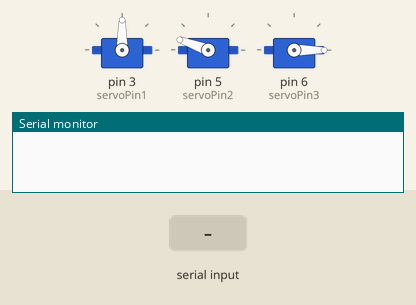
Simulated run of this sketch. Board: Arduino Uno, built with avr-gcc and run on an emulated ATmega328P. On the bench: 3 × servo, the last lines printed to the serial monitor. The inputs (shaded band) are chosen by the test bench.

Above: at 1.2 s.
1.3 s: "30 150\n" received over Serial
At 1.84 s:
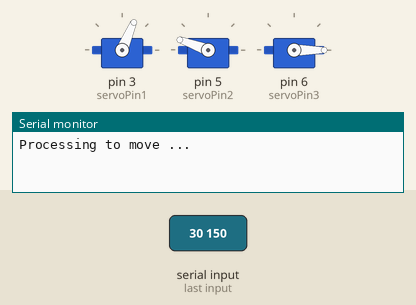
At 3.7 s:
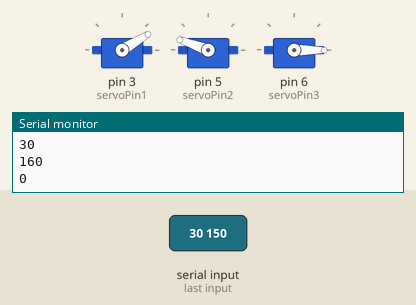
4.0 s: byte 32 (' ') received over Serial
At 9.9 s:
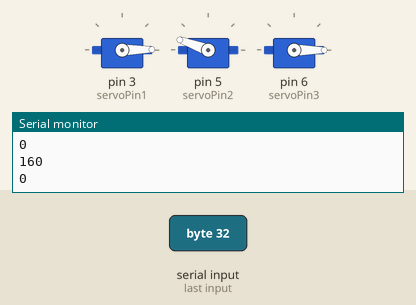
Timing chart, 0 to 15.1 s (numbered marks = the images above; inputs shaded):
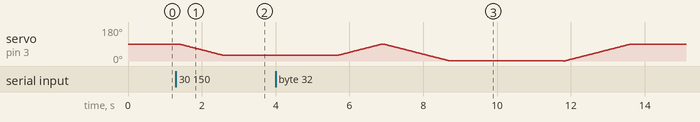

The sketch:

servoTest.ino
```cpp
#include <Servo.h>

#define servoA_init 90
#define servoB_init 160
#define servoC_init 0
#define LEFT 0
#define RIGHT 1

int i = 0, j = 0, k = 0;
int mtA = 90, mtB = 160, mtC = 0;
int minA = 0, maxA = 180;
int maxB = 80, maxC = 80;

int servoPin1 = 3;
int servoPin2 = 5;
int servoPin3 = 6;

Servo servo1;
Servo servo2;
Servo servo3;

void readSerial();

void setup() {
  // put your setup code here, to run once:
  Serial.begin(9600);
//  pinMode(stop_btn, INPUT);
//  pinMode(init_btn, INPUT);
  servo1.attach(servoPin1);
  servo2.attach(servoPin2);
  servo3.attach(servoPin3);
  servo1.write(servoA_init);
  servo2.write(servoB_init);
  servo3.write(servoC_init);
}

void loop() {
  // put your main code here, to run repeatedly:
  int rotateDistance_A, turn = -1;
  readSerial();
  if(i <= 90)
  {
    turn = RIGHT;
    rotateDistance_A = i;
  }
  else
  {
    turn = LEFT;
    rotateDistance_A = i;
  }
//  Serial.println(i);
//  Serial.println(j);
//  Serial.println(k);
//  Serial.println("START");
  Serial.println("Processing to move ...");
  if(turn == RIGHT)
  {
    for(mtA = 90, mtB = 160, mtC = 0;
        mtA > rotateDistance_A | mtB > (160 - j) | mtC < k;
        mtA--, mtB--, mtC++)
    {
      if(mtA > rotateDistance_A && mtA > minA)
        servo1.write(mtA);
      if(mtB > (160-j) && mtB > maxB)
        servo2.write(mtB);
      if(mtC < k && mtC < maxC)
        servo3.write(mtC);
      delay(20);
    }
    Serial.println("******Current Data******");
    Serial.println(mtA);
    Serial.println(mtB);
    Serial.println(mtC);
    Serial.println("Successfully Processed to Maximum data!");
    if(mtA < minA)  mtA = minA;
    if(mtB < maxB)  mtB = maxB;
    if(mtC > maxC)  mtC = maxC;
    Serial.println("Successfully Processed to changed data!");
    if(mtA < rotateDistance_A)         mtA = i;
    if(mtB < (160-j))   mtB = (160-j);
    if(mtC > k)         mtC = k;
  }
  else
  {
    for(mtA = 90, mtB = 160, mtC = 0;
        mtA < rotateDistance_A | mtB > (160 - j) | mtC < k;
        mtA++, mtB--, mtC++)
    {
      if(mtA < rotateDistance_A && mtA < maxA)
        servo1.write(mtA);
      if(mtB > (160-j) && mtB > maxB)
        servo2.write(mtB);
      if(mtC < k && mtC < maxC)
        servo3.write(mtC);
      delay(20);
    }
    Serial.println("******Current Data******");
    Serial.println(mtA);
    Serial.println(mtB);
    Serial.println(mtC);
    Serial.println("Successfully Processed to Maximum data!");
    if(mtA > maxA)  mtA = maxA;
    if(mtB < maxB)  mtB = maxB;
    if(mtC > maxC)  mtC = maxC;
    Serial.println("Successfully Processed to changed data!");
    if(mtA < rotateDistance_A)         mtA = rotateDistance_A;
    if(mtB < (160-j))   mtB = (160-j);
    if(mtC > k)         mtC = k;
  }

  Serial.println("******Origin Data******");
  Serial.println(mtA);
  Serial.println(mtB);
  Serial.println(mtC);
  delay(3000);

  if(turn == RIGHT)
  {
    for(;
        mtA <= servoA_init | mtB <= servoB_init | mtC >= servoC_init;
        mtA++, mtB++, mtC--)
    {
      if(mtA <= servoA_init)
        servo1.write(mtA);
      if(mtB <= servoB_init)
        servo2.write(mtB);
      if(mtC >= servoC_init)
        servo3.write(mtC);
      delay(20);
    }
  }
  else
  {
    for(;
        mtA >= servoA_init | mtB <= servoB_init | mtC >= servoC_init;
        mtA--, mtB++, mtC--)
    {
      if(mtA >= servoA_init)
        servo1.write(mtA);
      if(mtB <= servoB_init)
        servo2.write(mtB);
      if(mtC >= servoC_init)
        servo3.write(mtC);
      delay(20);
    }
  }

}


void readSerial()
{
  String str = "";
  char ch;
  int stat = 0;
  int value = 0;
  while(Serial.available() == 0);
  while(Serial.available() > 0)
  {
    ch = Serial.read();
    if(ch == ' ')
    {
      value = atoi(str.c_str());
      if(stat == 0) i = value;
      else if (stat == 1) j = value;
      else if (stat == 2) k = value;
      stat++;
      str = "";
    }
    else
    {
      str.concat(ch);
    }
    delay(10);
  }
}
```

Measured:
- after the input at 1.3 s, servo on pin 3 (servoPin1): moves from 90° to 31° over 1.2 s, starting after 0.09 s
